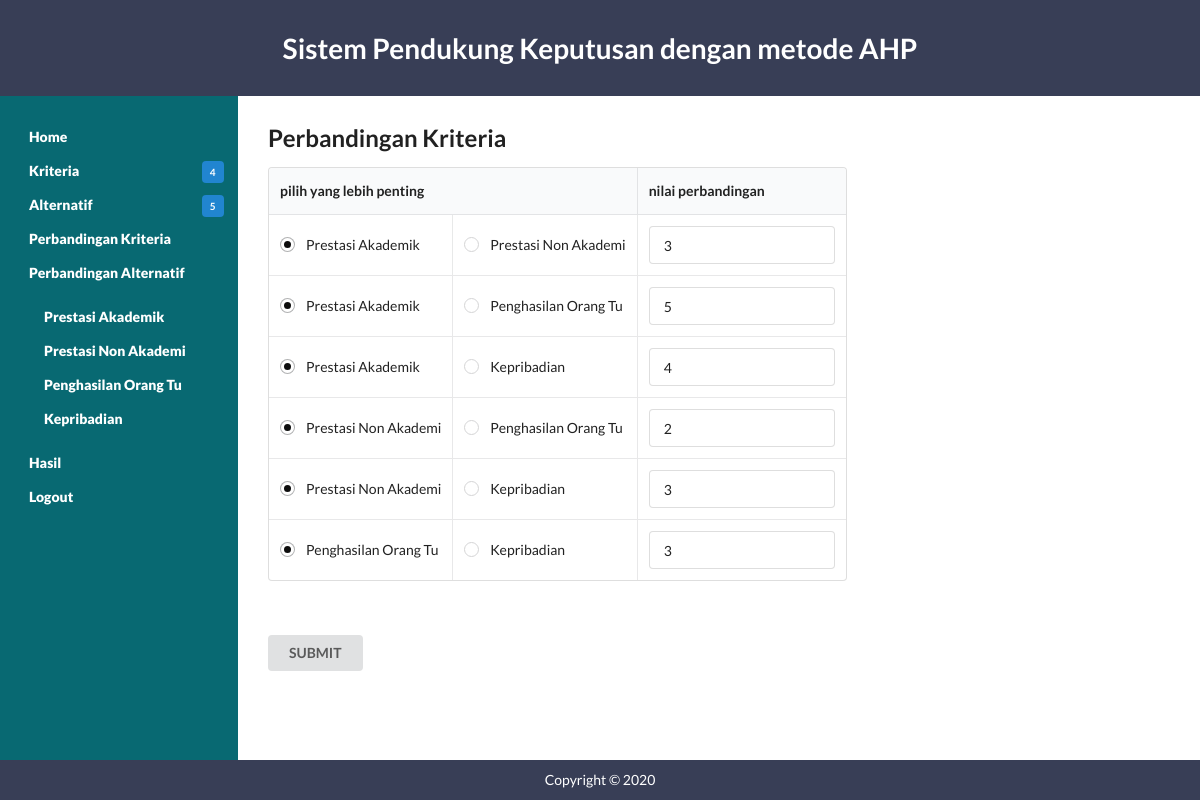
Page /bobot_kriteria.php on the committed database.
### tables this page shows
CREATE TABLE `perbandingan_kriteria` (
  `id` int(11) NOT NULL,
  `kriteria1` int(11) NOT NULL,
  `kriteria2` int(11) NOT NULL,
  `nilai` float NOT NULL
);

### config.php (called while the page is built, shortened)
<?php
	$database = 'ahp';
?>

### fungsi.php (the view, shortened to what this page needs)
<?php
function getKriteriaID($no_urut) {
	include('config.php');
	$query  = "SELECT id FROM kriteria ORDER BY id";
	$result = mysqli_query($koneksi, $query);
	while ($row = mysqli_fetch_array($result)) {
		$listID[] = $row['id'];
	}
	return $listID[($no_urut)];
}
function getKriteriaNama($no_urut) {
	include('config.php');
	$query  = "SELECT nama FROM kriteria ORDER BY id";
	$result = mysqli_query($koneksi, $query);
	while ($row = mysqli_fetch_array($result)) {
		$nama[] = $row['nama'];
	}
	return $nama[($no_urut)];
}
function getJumlahAlternatif() {
	include('config.php');
	$query  = "SELECT count(*) FROM alternatif";
	$result = mysqli_query($koneksi, $query);
	while ($row = mysqli_fetch_array($result)) {
		$jmlData = $row[0];
	}
	return $jmlData;
}
function getJumlahKriteria() {
	include('config.php');
	$query  = "SELECT count(*) FROM kriteria";
	$result = mysqli_query($koneksi, $query);
	while ($row = mysqli_fetch_array($result)) {
		$jmlData = $row[0];
	}
	return $jmlData;
}
function getNilaiPerbandinganKriteria($kriteria1,$kriteria2) {
	include('config.php');
	$id_kriteria1 = getKriteriaID($kriteria1);
	$id_kriteria2 = getKriteriaID($kriteria2);
	$query  = "SELECT nilai FROM perbandingan_kriteria WHERE kriteria1 = $id_kriteria1 AND kriteria2 = $id_kriteria2";
	$result = mysqli_query($koneksi, $query);
	if (mysqli_num_rows($result)==0) {
		$nilai = 1;
	} else {
		while ($row = mysqli_fetch_array($result)) {
			$nilai = $row['nilai'];
		}
	}
	return $nilai;
}
function showTabelPerbandingan($jenis,$kriteria) {
	include('config.php');
	if ($kriteria == 'kriteria') {
		$n = getJumlahKriteria();
	} else {
		$n = getJumlahAlternatif();
	}
	$query = "SELECT nama FROM $kriteria ORDER BY id";
	$result	= mysqli_query($koneksi, $query);
	while ($row = mysqli_fetch_array($result)) {
		$pilihan[] = $row['nama'];
	}
	?>
	<form class="ui form" action="proses.php" method="post">
	<table class="ui celled selectable collapsing table">
		<thead>
			<tr>
				<th colspan="2">pilih yang lebih penting</th>
				<th>nilai perbandingan</th>
			</tr>
		</thead>
		<tbody>
	<?php
	$urut = 0;
	for ($x=0; $x <= ($n - 2); $x++) {
		for ($y=($x+1); $y <= ($n - 1) ; $y++) {
			$urut++;
	?>
			<tr>
				<td>
					<div class="field">
						<div class="ui radio checkbox">
							<label><?php echo $pilihan[$x]; ?></label>
						</div>
					</div>
				</td>
				<td>
					<div class="field">
						<div class="ui radio checkbox">
							<label><?php echo $pilihan[$y]; ?></label>
						</div>
					</div>
				</td>
				<td>
					<div class="field">
	<?php
	if ($kriteria == 'kriteria') {
		$nilai = getNilaiPerbandinganKriteria($x,$y);
	} else {
		$nilai = getNilaiPerbandinganAlternatif($x,$y,($jenis-1));
	}
	?>
						<input type="text" name="bobot<?php echo $urut?>" value="<?php echo $nilai?>" required>
					</div>
				</td>
			</tr>
			<?php
		}
	}
	?>
		</tbody>
	</table>
	<br><br><input class="ui submit button" type="submit" name="submit" value="SUBMIT">
	</form>
	<?php
}
?>

### css/style1.css (style rules this page uses)
html { display: -webkit-box;display: -ms-flexbox;display: flex; -webkit-box-orient: vertical; -webkit-box-direction: normal; -ms-flex-direction: column; flex-direction: column; }
body { display: -webkit-box; display: -ms-flexbox; display: flex; -webkit-box-orient: vertical; -webkit-box-direction: normal; -ms-flex-direction: column; flex-direction: column; min-height: 100vh; }
body { margin: 0; background: #fff; }

### rows in the picture
perbandingan_kriteria: nilai "3"
perbandingan_kriteria: nilai "5"
perbandingan_kriteria: nilai "4"
perbandingan_kriteria: nilai "2"
perbandingan_kriteria: nilai "3"
perbandingan_kriteria: nilai "3"

### other values in the picture
getJumlahKriteria() "4"
getJumlahAlternatif() "5"
getKriteriaNama($i) "Prestasi Akademik"
getKriteriaNama($i) "Prestasi Non Akademi"
getKriteriaNama($i) "Penghasilan Orang Tu"
getKriteriaNama($i) "Kepribadian"
$pilihan[$x] "Prestasi Akademik"
$pilihan[$y] "Prestasi Non Akademi"
$pilihan[$y] "Penghasilan Orang Tu"
$pilihan[$y] "Kepribadian"
$pilihan[$x] "Prestasi Non Akademi"
$pilihan[$x] "Penghasilan Orang Tu"
